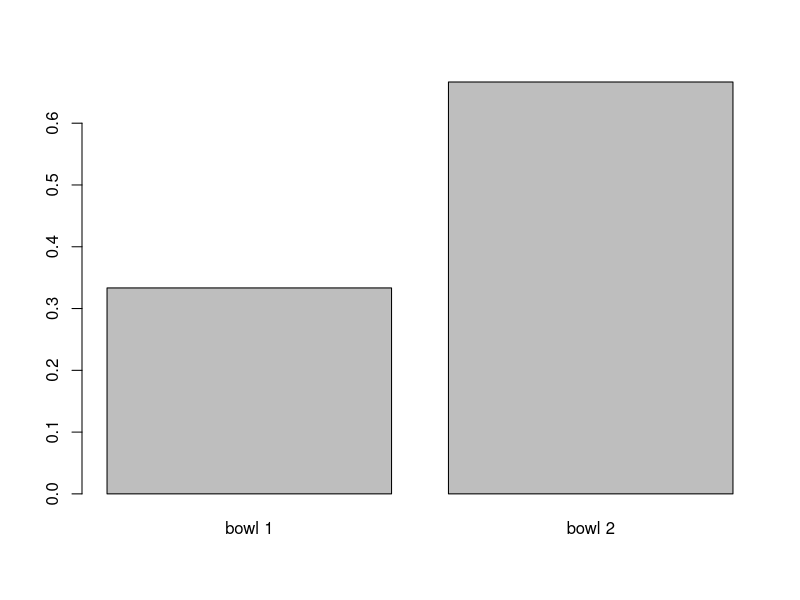

Here is the R script that generated this plot:
df <- data.frame(bowl = c(rep(1, 20), rep(2, 40)),
                 col = c(rep('red', 10), rep('blue', 10),
                         rep('red', 20), rep('blue', 20)))

picked_blue <- df[which(df$col == "blue"),]

tab <- table(picked_blue$bowl)
ptab <- prop.table(tab)
barplot(ptab, names.arg = paste("bowl", names(ptab)))
